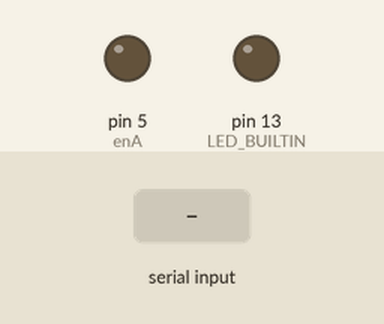
Simulated run of this sketch. Board: Arduino Uno, built with avr-gcc and run on an emulated ATmega328P. Shown: output pins drawn as LEDs (lit = HIGH). The test bench sets the inputs (shaded band).

Above: at 1.2 s.
1.3 s: "1" received over Serial
At 2.0 s:
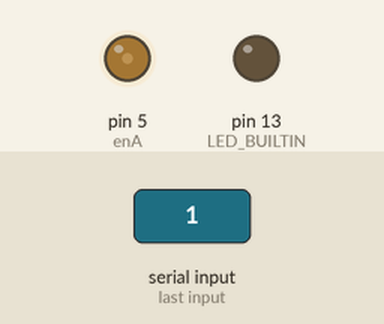
2.8 s: "2" received over Serial
At 3.1 s:
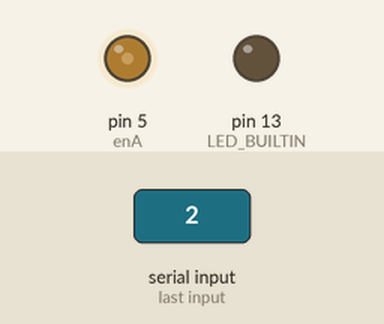
4.3 s: "4" received over Serial
At 5.5 s:
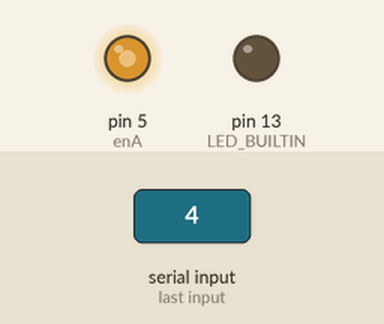
5.8 s: "5" received over Serial
At 6.6 s:
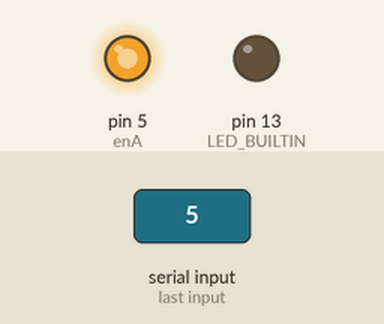
Timing chart, 0 to 8.3 s (numbered marks = the images above; inputs shaded):
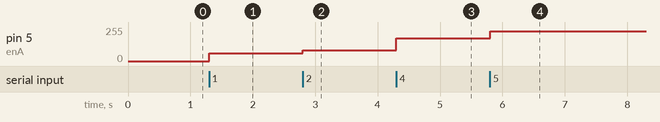

Measured:
- after the input at 1.3 s, pin 5 (enA): 0/255 → 60/255 at once
- after the input at 2.8 s, pin 5 (enA): 60/255 → 80/255 at once
- after the input at 4.3 s, pin 5 (enA): 80/255 → 170/255 at once
- after the input at 5.8 s, pin 5 (enA): 170/255 → 225/255 at once

The sketch:

SpeedController.ino
```cpp
int enA = 5;
int in1 = 3;
int in2 = 2;

void setup() {
  // put your setup code here, to run once:
  Serial.begin(9600);
  Serial.setTimeout(1);
  // pinMode(13, OUTPUT);
  // pinMode(12, OUTPUT);
  // pinMode(11, OUTPUT);
  pinMode(LED_BUILTIN, OUTPUT);
}

void moveClockwise(int spd) {
  digitalWrite(in1, LOW);
  digitalWrite(in2, HIGH);
  analogWrite(enA, spd);
}

void loop() {
  // put your main code here, to run repeatedly:
  char controlSignal;
  while (!Serial.available())
    ;

  controlSignal = Serial.read();
  if (controlSignal == '0') moveClockwise(0);
  if (controlSignal == '1') moveClockwise(60);
  if (controlSignal == '2') moveClockwise(80);
  if (controlSignal == '3') moveClockwise(125);
  if (controlSignal == '4') moveClockwise(170);
  if (controlSignal == '5') moveClockwise(225);
}
```
